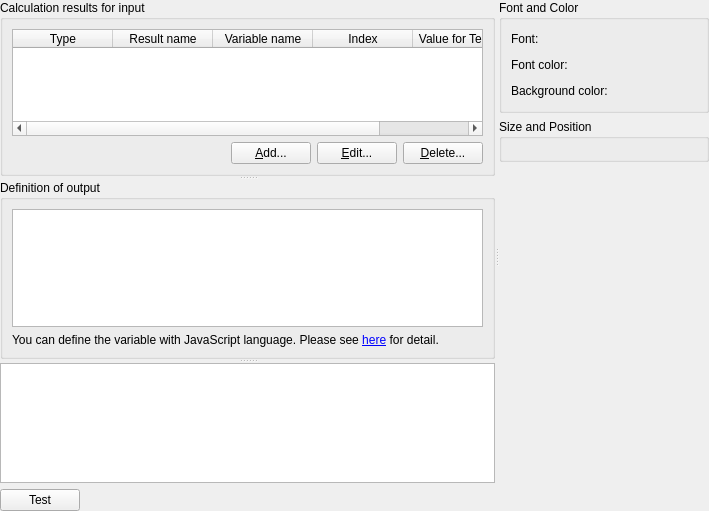
<?xml version="1.0" encoding="UTF-8"?>
<ui version="4.0">
 <class>PostStringResultSettingEditWidget</class>
 <widget class="QWidget" name="PostStringResultSettingEditWidget">
  <property name="geometry">
   <rect>
    <x>0</x>
    <y>0</y>
    <width>709</width>
    <height>511</height>
   </rect>
  </property>
  <property name="windowTitle">
   <string>Form</string>
  </property>
  <layout class="QVBoxLayout" name="verticalLayout_4">
   <property name="leftMargin">
    <number>0</number>
   </property>
   <property name="topMargin">
    <number>0</number>
   </property>
   <property name="rightMargin">
    <number>0</number>
   </property>
   <property name="bottomMargin">
    <number>0</number>
   </property>
   <item>
    <widget class="QSplitter" name="totalSplitter">
     <property name="orientation">
      <enum>Qt::Horizontal</enum>
     </property>
     <widget class="QSplitter" name="splitter">
      <property name="orientation">
       <enum>Qt::Vertical</enum>
      </property>
      <widget class="QGroupBox" name="groupBox">
       <property name="title">
        <string>Calculation results for input</string>
       </property>
       <layout class="QVBoxLayout" name="verticalLayout_2">
        <item>
         <widget class="QTableWidget" name="inputTableWidget">
          <property name="editTriggers">
           <set>QAbstractItemView::NoEditTriggers</set>
          </property>
          <property name="selectionMode">
           <enum>QAbstractItemView::SingleSelection</enum>
          </property>
          <property name="selectionBehavior">
           <enum>QAbstractItemView::SelectRows</enum>
          </property>
          <attribute name="verticalHeaderVisible">
           <bool>true</bool>
          </attribute>
          <attribute name="verticalHeaderDefaultSectionSize">
           <number>23</number>
          </attribute>
          <column>
           <property name="text">
            <string>Type</string>
           </property>
          </column>
          <column>
           <property name="text">
            <string>Result name</string>
           </property>
          </column>
          <column>
           <property name="text">
            <string>Variable name</string>
           </property>
          </column>
          <column>
           <property name="text">
            <string>Index</string>
           </property>
          </column>
          <column>
           <property name="text">
            <string>Value for Testing</string>
           </property>
          </column>
         </widget>
        </item>
        <item>
         <layout class="QHBoxLayout" name="horizontalLayout_4">
          <item>
           <spacer name="horizontalSpacer_4">
            <property name="orientation">
             <enum>Qt::Horizontal</enum>
            </property>
            <property name="sizeHint" stdset="0">
             <size>
              <width>40</width>
              <height>20</height>
             </size>
            </property>
           </spacer>
          </item>
          <item>
           <widget class="QPushButton" name="addButton">
            <property name="text">
             <string>&amp;Add...</string>
            </property>
           </widget>
          </item>
          <item>
           <widget class="QPushButton" name="editButton">
            <property name="text">
             <string>&amp;Edit...</string>
            </property>
           </widget>
          </item>
          <item>
           <widget class="QPushButton" name="deleteButton">
            <property name="text">
             <string>&amp;Delete...</string>
            </property>
           </widget>
          </item>
         </layout>
        </item>
       </layout>
      </widget>
      <widget class="QGroupBox" name="variableGroupBox">
       <property name="title">
        <string>Definition of output</string>
       </property>
       <layout class="QVBoxLayout" name="verticalLayout_3">
        <item>
         <widget class="QPlainTextEdit" name="scriptEdit">
          <property name="font">
           <font>
            <family>ＭＳ ゴシック</family>
            <pointsize>9</pointsize>
           </font>
          </property>
          <property name="tabStopWidth">
           <number>20</number>
          </property>
         </widget>
        </item>
        <item>
         <widget class="QLabel" name="definitionHelpLabel">
          <property name="text">
           <string>&lt;html&gt;&lt;head/&gt;&lt;body&gt;&lt;p&gt;You can define the variable with JavaScript language. Please see &lt;a href=&quot;http://iric-gui-user-manual.readthedocs.io/en/latest/03/07_calc_result.html#manage-simple-operation-results-m&quot;&gt;&lt;span style=&quot; text-decoration: underline; color:#0000ff;&quot;&gt;here&lt;/span&gt;&lt;/a&gt; for detail.&lt;/p&gt;&lt;/body&gt;&lt;/html&gt;</string>
          </property>
          <property name="wordWrap">
           <bool>true</bool>
          </property>
          <property name="openExternalLinks">
           <bool>true</bool>
          </property>
         </widget>
        </item>
       </layout>
      </widget>
      <widget class="QWidget" name="layoutWidget">
       <layout class="QVBoxLayout" name="verticalLayout_7">
        <item>
         <widget class="QPlainTextEdit" name="testEdit">
          <property name="enabled">
           <bool>true</bool>
          </property>
          <property name="font">
           <font>
            <family>ＭＳ ゴシック</family>
            <pointsize>9</pointsize>
           </font>
          </property>
          <property name="readOnly">
           <bool>true</bool>
          </property>
         </widget>
        </item>
        <item>
         <layout class="QHBoxLayout" name="horizontalLayout_5">
          <item>
           <widget class="QPushButton" name="testButton">
            <property name="text">
             <string>Test</string>
            </property>
           </widget>
          </item>
          <item>
           <spacer name="horizontalSpacer_6">
            <property name="orientation">
             <enum>Qt::Horizontal</enum>
            </property>
            <property name="sizeHint" stdset="0">
             <size>
              <width>40</width>
              <height>20</height>
             </size>
            </property>
           </spacer>
          </item>
         </layout>
        </item>
       </layout>
      </widget>
     </widget>
     <widget class="QWidget" name="layoutWidget">
      <layout class="QVBoxLayout" name="verticalLayout" stretch="0,0,1">
       <item>
        <widget class="QGroupBox" name="groupBox_3">
         <property name="title">
          <string>Font and Color</string>
         </property>
         <layout class="QGridLayout" name="gridLayout" columnstretch="0,1">
          <item row="0" column="0">
           <widget class="QLabel" name="fontLabel">
            <property name="text">
             <string>Font:</string>
            </property>
           </widget>
          </item>
          <item row="0" column="1">
           <layout class="QHBoxLayout" name="horizontalLayout_3" stretch="1,0">
            <item>
             <widget class="QFontEditWidget" name="fontWidget" native="true"/>
            </item>
            <item>
             <spacer name="horizontalSpacer_3">
              <property name="orientation">
               <enum>Qt::Horizontal</enum>
              </property>
              <property name="sizeType">
               <enum>QSizePolicy::Expanding</enum>
              </property>
              <property name="sizeHint" stdset="0">
               <size>
                <width>0</width>
                <height>20</height>
               </size>
              </property>
             </spacer>
            </item>
           </layout>
          </item>
          <item row="1" column="0">
           <widget class="QLabel" name="fontColorLabel">
            <property name="text">
             <string>Font color:</string>
            </property>
           </widget>
          </item>
          <item row="1" column="1">
           <layout class="QHBoxLayout" name="horizontalLayout" stretch="1,0">
            <item>
             <widget class="ColorEditWidget" name="fontColorEditWidget">
              <property name="text">
               <string/>
              </property>
             </widget>
            </item>
            <item>
             <spacer name="horizontalSpacer">
              <property name="orientation">
               <enum>Qt::Horizontal</enum>
              </property>
              <property name="sizeType">
               <enum>QSizePolicy::Expanding</enum>
              </property>
              <property name="sizeHint" stdset="0">
               <size>
                <width>0</width>
                <height>20</height>
               </size>
              </property>
             </spacer>
            </item>
           </layout>
          </item>
          <item row="2" column="0">
           <widget class="QLabel" name="backgroundColorLabel">
            <property name="text">
             <string>Background color:</string>
            </property>
           </widget>
          </item>
          <item row="2" column="1">
           <layout class="QHBoxLayout" name="horizontalLayout_2" stretch="1,0">
            <item>
             <widget class="ColorEditWidget" name="backgroundColorEditWidget">
              <property name="text">
               <string/>
              </property>
             </widget>
            </item>
            <item>
             <spacer name="horizontalSpacer_2">
              <property name="orientation">
               <enum>Qt::Horizontal</enum>
              </property>
              <property name="sizeType">
               <enum>QSizePolicy::Expanding</enum>
              </property>
              <property name="sizeHint" stdset="0">
               <size>
                <width>0</width>
                <height>20</height>
               </size>
              </property>
             </spacer>
            </item>
           </layout>
          </item>
         </layout>
        </widget>
       </item>
       <item>
        <widget class="QGroupBox" name="imageSettingGroupBox">
         <property name="title">
          <string>Size and Position</string>
         </property>
         <layout class="QHBoxLayout" name="horizontalLayout_6" stretch="0,1">
          <property name="leftMargin">
           <number>0</number>
          </property>
          <property name="topMargin">
           <number>0</number>
          </property>
          <property name="rightMargin">
           <number>0</number>
          </property>
          <property name="bottomMargin">
           <number>0</number>
          </property>
          <item>
           <widget class="ImageSettingWidget" name="imageSettingWidget" native="true"/>
          </item>
          <item>
           <spacer name="horizontalSpacer_5">
            <property name="orientation">
             <enum>Qt::Horizontal</enum>
            </property>
            <property name="sizeType">
             <enum>QSizePolicy::Minimum</enum>
            </property>
            <property name="sizeHint" stdset="0">
             <size>
              <width>0</width>
              <height>20</height>
             </size>
            </property>
           </spacer>
          </item>
         </layout>
        </widget>
       </item>
       <item>
        <spacer name="verticalSpacer">
         <property name="orientation">
          <enum>Qt::Vertical</enum>
         </property>
         <property name="sizeHint" stdset="0">
          <size>
           <width>20</width>
           <height>40</height>
          </size>
         </property>
        </spacer>
       </item>
      </layout>
     </widget>
    </widget>
   </item>
  </layout>
 </widget>
 <customwidgets>
  <customwidget>
   <class>ColorEditWidget</class>
   <extends>QLabel</extends>
   <header>guibase/widget/coloreditwidget.h</header>
   <container>1</container>
  </customwidget>
  <customwidget>
   <class>ImageSettingWidget</class>
   <extends>QWidget</extends>
   <header>guicore/image/imagesettingwidget.h</header>
   <container>1</container>
  </customwidget>
  <customwidget>
   <class>QFontEditWidget</class>
   <extends>QWidget</extends>
   <header>misc/qfonteditwidget.h</header>
   <container>1</container>
  </customwidget>
 </customwidgets>
 <resources/>
 <connections/>
</ui>
